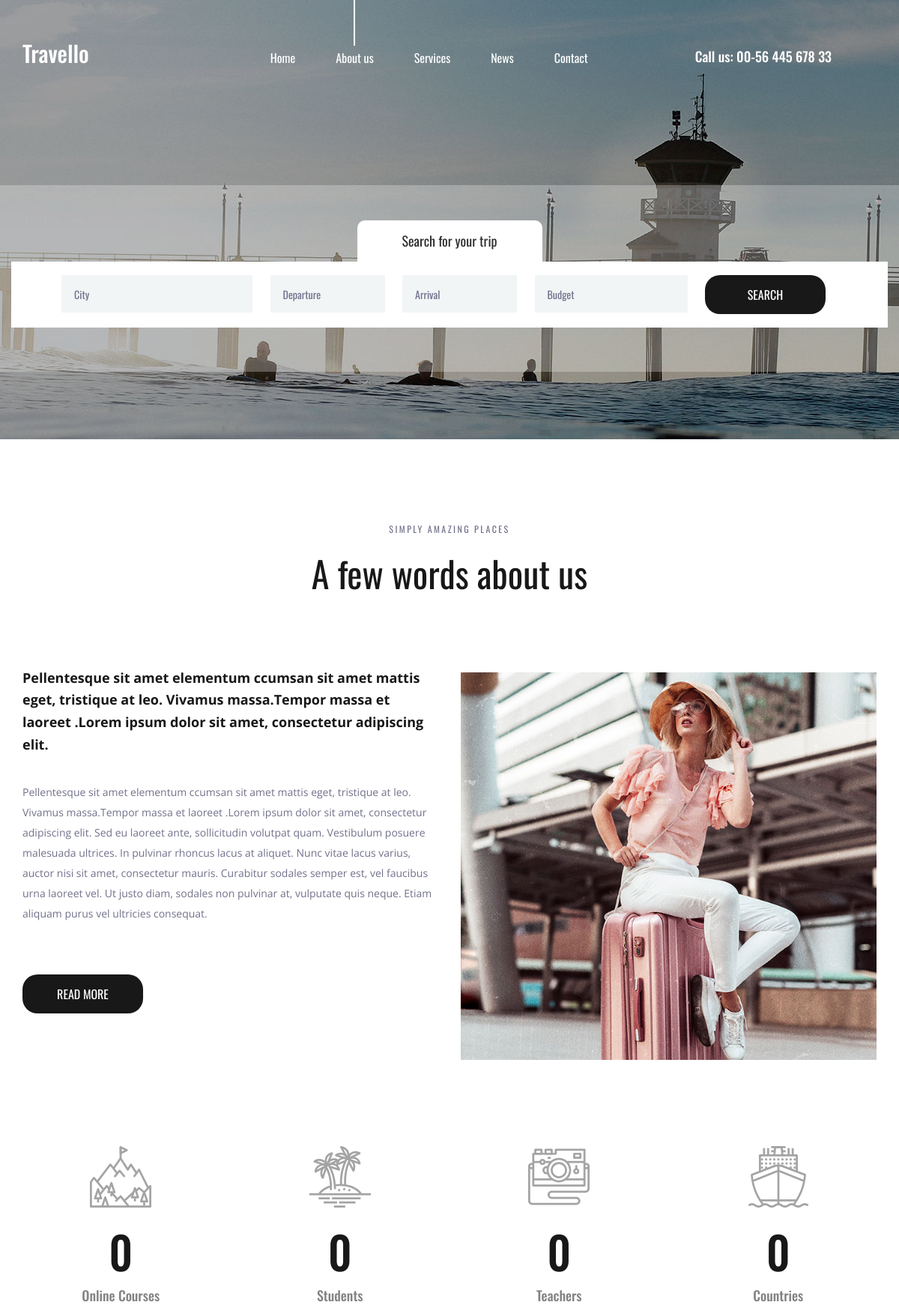
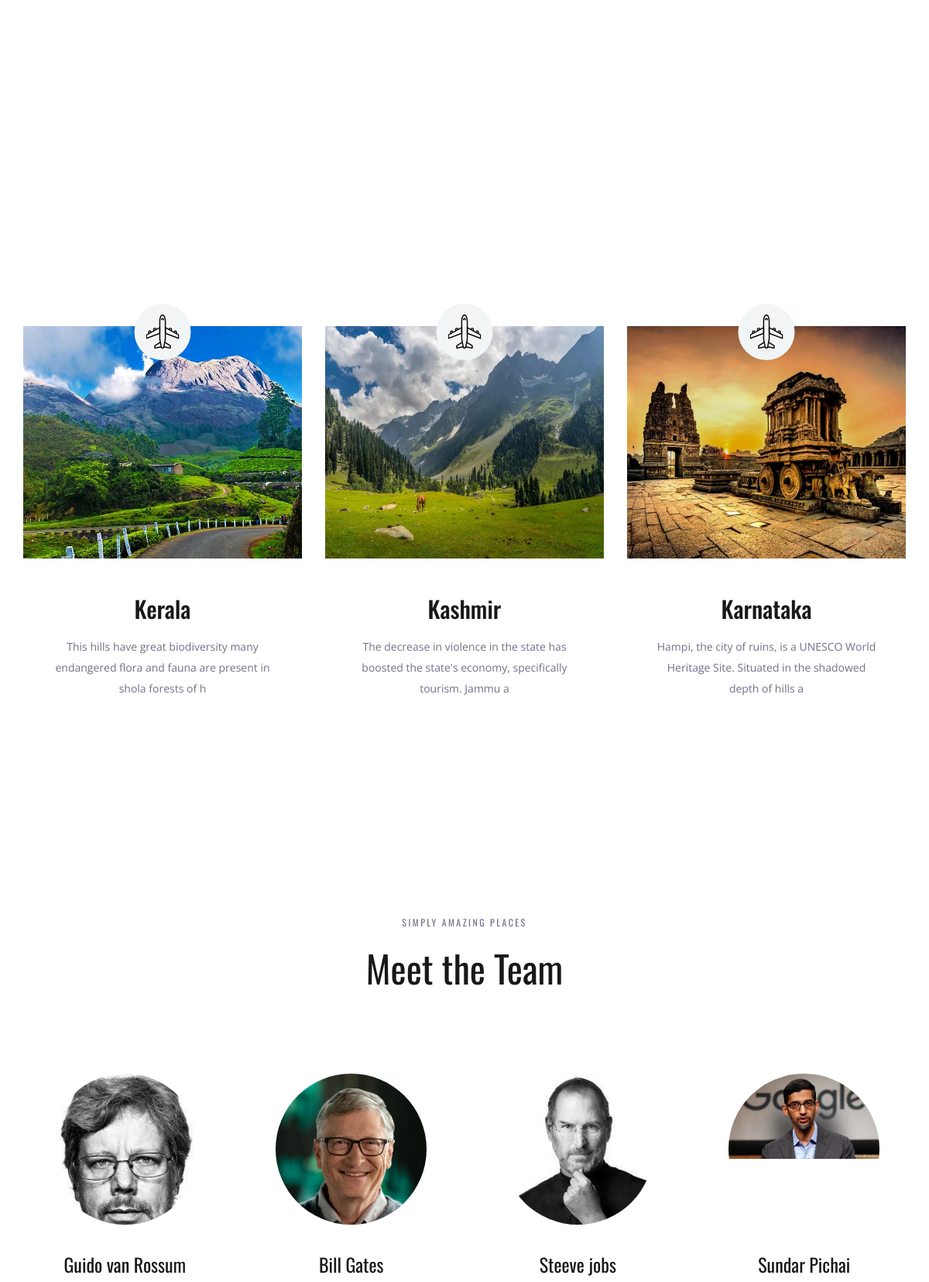
The page / (upper part) on the database its author committed (2 pictures, top to bottom).
### app1/models.py (models this page shows, shortened)
class Place(models.Model):
    name = models.CharField(max_length=20)
    desc = models.CharField(max_length=200)
    image = models.ImageField(upload_to="image/places",null=True,blank=True)

class Team(models.Model):
    name = models.CharField(max_length=20)
    desc = models.CharField(max_length=200)
    image = models.ImageField(upload_to="image/team", null=True, blank=True)

### app1/views.py (the view)
# urls.py: 2. Add a URL to urlpatterns:  path('', views.home, name='home')
def home(request):
    p = Place.objects.all()
    t = Team.objects.all()
    return render(request , "home.html", {'p': p , 't':t})

### templates/home.html (shortened to what this page needs)
{% extends 'base.html' %}
{% load static %}
{% block place %}
<div class="why">
		<div class="parallax_background parallax-window" data-parallax="scroll" data-image-src="{% static 'images/why.jpg' %}" data-speed="0.8"></div>
		<div class="container">
			<div class="row">
				<div class="col text-center">
					<div class="section_subtitle">simply amazing places</div>
					<div class="section_title"><h2>Why choose us?</h2></div>
				</div>
			</div>
			<div class="row why_row">
 {% for i in p %}
				<div class="col-lg-4 why_col">
					<div class="why_item">
						<div class="why_image">
							<img src="{{ i.image.url }}" height="300px" width="400px">
							<div class="why_icon d-flex flex-column align-items-center justify-content-center">
								<img src="images/why_1.svg" alt="">
							</div>
						</div>
						<div class="why_content text-center">
							<div class="why_title">{{ i.name }}</div>
							<div class="why_text">
								<p>{{ i.desc }}</p>
							</div>
						</div>
					</div>
				</div>
				{% endfor %}
			</div>
		</div>
</div>
{% endblock %}
{% block team %}
<div class="team">
		<div class="container">
			<div class="row">
				<div class="col text-center">
					<div class="section_subtitle">simply amazing places</div>
					<div class="section_title"><h2>Meet the Team</h2></div>
				</div>
			</div>
			<div class="row team_row">
 {% for i in t %}
				<div class="col-xl-3 col-md-6 team_col">
					<div class="team_item d-flex flex-column align-items-center justify-content-start text-center">
						<div class="team_image"><img src="{{ i.image.url }}" ></div>
						<div class="team_content">
							<div class="team_title"><a href="#">{{ i.name }}</a></div>
						</div>
					</div>
					</div>
				{% endfor %}
			</div>
		</div>
</div>
{% endblock %}

### templates/base.html (shortened to what this page needs)
<!DOCTYPE html>
{% load static %}
<html lang="en">
<head>
<link rel="stylesheet" type="text/css" href="{% static 'styles/bootstrap4/bootstrap.min.css' %}">
<link href="{% static 'plugins/font-awesome-4.7.0/css/font-awesome.min.css' %}" rel="stylesheet" type="text/css">
<link rel="stylesheet" type="text/css" href="{% static 'plugins/OwlCarousel2-2.2.1/owl.carousel.css' %}">
<link rel="stylesheet" type="text/css" href="{% static 'plugins/OwlCarousel2-2.2.1/owl.theme.default.css' %}">
<link rel="stylesheet" type="text/css" href="{% static 'plugins/OwlCarousel2-2.2.1/animate.css' %}">
<link rel="stylesheet" type="text/css" href="{% static 'styles/about.css' %}">
<link rel="stylesheet" type="text/css" href="{% static 'styles/about_responsive.css' %}">
</head>
<body>
<div class="super_container">
	<header class="header">
		<div class="container">
			<div class="row">
				<div class="col">
					<div class="header_content d-flex flex-row align-items-center justify-content-start">
						<div class="header_content_inner d-flex flex-row align-items-end justify-content-start">
							<div class="logo"><a href="index.html">Travello</a></div>
							<nav class="main_nav">
								<ul class="d-flex flex-row align-items-start justify-content-start">
									<li><a href="index.html">Home</a></li>
									<li class="active"><a href="about.html">About us</a></li>
									<li><a href="#">Services</a></li>
									<li><a href="news.html">News</a></li>
									<li><a href="contact.html">Contact</a></li>
								</ul>
							</nav>
							<div class="header_phone ml-auto">Call us: 00-56 445 678 33</div>
						</div>
					</div>
				</div>
			</div>
		</div>
	</header>
	<div class="home">
			<div class="background_image" style="background-image:url('{% static "images/about.jpg" %}')"></div>
	</div>
	<div class="home_search">
		<div class="container">
			<div class="row">
				<div class="col">
					<div class="home_search_container">
						<div class="home_search_title">Search for your trip</div>
						<div class="home_search_content">
							<form action="#" class="home_search_form" id="home_search_form">
								<div class="d-flex flex-lg-row flex-column align-items-start justify-content-lg-between justify-content-start">
									<input type="text" class="search_input search_input_1" placeholder="City" required="required">
									<input type="text" class="search_input search_input_2" placeholder="Departure" required="required">
									<input type="text" class="search_input search_input_3" placeholder="Arrival" required="required">
									<input type="text" class="search_input search_input_4" placeholder="Budget" required="required">
									<button class="home_search_button">search</button>
								</div>
							</form>
						</div>
					</div>
				</div>
			</div>
		</div>
	</div>
	<div class="about">
		<div class="container">
			<div class="row">
				<div class="col text-center">
					<div class="section_subtitle">simply amazing places</div>
					<div class="section_title"><h2>A few words about us</h2></div>
				</div>
			</div>
			<div class="row about_row">
				<div class="col-lg-6">
					<div class="about_content">
						<div class="text_highlight">Pellentesque sit amet elementum ccumsan sit amet mattis eget, tristique at leo. Vivamus massa.Tempor massa et laoreet .Lorem ipsum dolor sit amet, consectetur adipiscing elit.</div>
						<div class="about_text">
							<p>Pellentesque sit amet elementum ccumsan sit amet mattis eget, tristique at leo. Vivamus massa.Tempor massa et laoreet .Lorem ipsum dolor sit amet, consectetur adipiscing elit. Sed eu laoreet ante, sollicitudin volutpat quam. Vestibulum posuere malesuada ultrices. In pulvinar rhoncus lacus at aliquet. Nunc vitae lacus varius, auctor nisi sit amet, consectetur mauris. Curabitur sodales semper est, vel faucibus urna laoreet vel. Ut justo diam, sodales non pulvinar at, vulputate quis neque. Etiam aliquam purus vel ultricies consequat.</p>
						</div>
						<div class="button about_button"><a href="#">read more</a></div>
					</div>
				</div>
				<div class="col-lg-6">
					<div class="about_image"><img src="{% static 'images/about_1.jpg' %}" ></div>
				</div>
			</div>
		</div>
	</div>
	<div class="milestones">
		<div class="container">
			<div class="row">
				<div class="col-lg-3 milestone_col">
					<div class="milestone text-center">
						<div class="milestone_icon"><img src="{% static 'images/mountain.svg'%}"></div>
						<div class="milestone_counter" data-end-value="17">0</div>
						<div class="milestone_text">Online Courses</div>
					</div>
				</div>
				<div class="col-lg-3 milestone_col">
					<div class="milestone text-center">
						<div class="milestone_icon"><img src="{% static 'images/island.svg' %}"></div>
						<div class="milestone_counter" data-end-value="213">0</div>
						<div class="milestone_text">Students</div>
					</div>
				</div>
				<div class="col-lg-3 milestone_col">
					<div class="milestone text-center">
						<div class="milestone_icon"><img src="{% static 'images/camera.svg' %}"></div>
						<div class="milestone_counter" data-end-value="11923">0</div>
						<div class="milestone_text">Teachers</div>
					</div>
				</div>
				<div class="col-lg-3 milestone_col">
					<div class="milestone text-center">
						<div class="milestone_icon"><img src="{% static 'images/boat.svg' %}"></div>
						<div class="milestone_counter" data-end-value="15">0</div>
						<div class="milestone_text">Countries</div>
					</div>
				</div>
			</div>
		</div>
	</div>
{% block place %}{% endblock %}
{% block team %}{% endblock %}
</div>
</body>
</html>

### rows shown on the page
Place: image (picture), name "Kerala", desc "This hills have great biodiversity many endangered flora and fauna are present in shola forests of h"
Place: image (picture), name "Kashmir", desc "The decrease in violence in the state has boosted the state's economy, specifically tourism. Jammu a"
Place: image (picture), name "Karnataka", desc "Hampi, the city of ruins, is a UNESCO World Heritage Site. Situated in the shadowed depth of hills a"
Team: image (picture), name "Guido van Rossum"
Team: image (picture), name "Bill Gates"
Team: image (picture), name "Steeve jobs"
Team: image (picture), name "Sundar Pichai"
